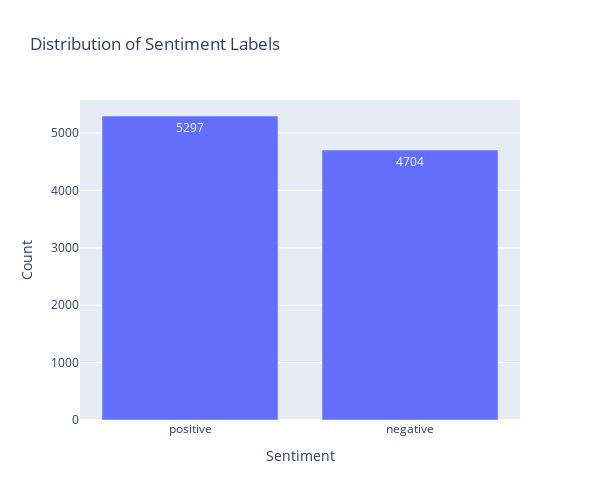

Notebook code cell kept with this figure:
### Code cell
# Count the sentiment labels
sentiment_counts = dataFrame['sentiment'].value_counts().reset_index()
sentiment_counts.columns = ['Sentiment', 'Count']

# Plot using Plotly Express
fig = px.bar(
    sentiment_counts,
    x='Sentiment',
    y='Count',
    title='Distribution of Sentiment Labels',
    height=500,width=600,
    text='Count'  # Display the count value
)
fig.show()

### Figure 1 — Plotly figure (JSON) as saved in the notebook; plotly's stock layout.template omitted (floating-point values rounded to 4 significant figures)
{"data": [{"alignmentgroup": "True", "hovertemplate": "Sentiment=%{x}<br>Count=%{text}<extra></extra>", "legendgroup": "", "marker": {"color": "#636efa", "pattern": {"shape": ""}}, "name": "", "offsetgroup": "", "orientation": "v", "showlegend": false, "text": [5297, 4704], "textposition": "auto", "type": "bar", "x": ["positive", "negative"], "xaxis": "x", "y": [5297, 4704], "yaxis": "y"}], "layout": {"barmode": "relative", "height": 500, "legend": {"tracegroupgap": 0}, "title": {"text": "Distribution of Sentiment Labels"}, "width": 600, "xaxis": {"anchor": "y", "domain": [0, 1], "title": {"text": "Sentiment"}}, "yaxis": {"anchor": "x", "domain": [0, 1], "title": {"text": "Count"}}}}
